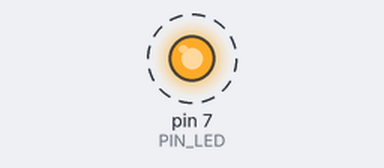
Bench run of a sketch on a simulated Arduino Uno, built with avr-gcc and run on an emulated ATmega328P. Shown: output pins drawn as LEDs (lit = HIGH). Dashed ring = blinking.

Above: at 0.2 s.
Timing chart, 0 to 3.0 s (numbered marks = the images above):
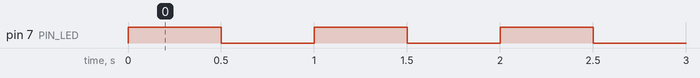

Measured:
- by itself, pin 7 (PIN_LED): alternates HIGH for 0.50 s and LOW for 0.50 s

The sketch:

M5NanoC6_LED.ino
```cpp
// The built-in blue LED.
// - https://docs.m5stack.com/en/core/M5NanoC6

//-------------------------------------------------------------------
const int PIN_LED = 7;

//-------------------------------------------------------------------
void setup()
{
    pinMode(PIN_LED, OUTPUT);
}

//-------------------------------------------------------------------
void loop()
{
    // blaue led on
    digitalWrite(PIN_LED, HIGH);
    delay(500);

    // blaue led off
    digitalWrite(PIN_LED, LOW);
    delay(500);
}
```
